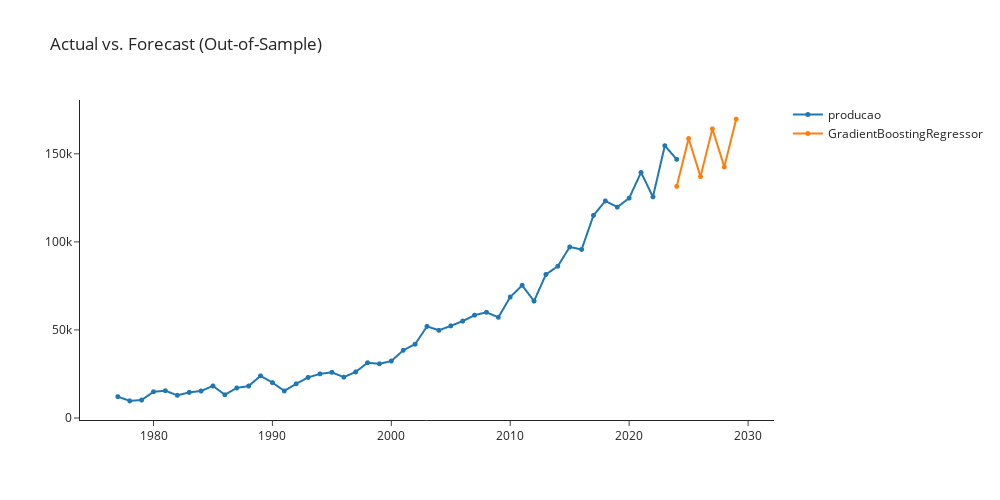

Notebook source saved alongside this figure:
### Markdown cell above
###  gbr_cds_dt

### Code cell
gbr_cds_dt = exp.create_model('gbr_cds_dt')
exp.plot_model(plot = 'decomp',
               data_kwargs = {'type' : 'multiplicative'},
               fig_kwargs = {"height":500,"width":1000,"template": "simple_white","hoverinfo":"none","big_data_threshold":50})
exp.plot_model(estimator = gbr_cds_dt, plot = 'forecast', 
               data_kwargs = {'fh' : 6},
               fig_kwargs = {"height":500,"width":1000,"template": "simple_white","hoverinfo":"none","big_data_threshold":50})

### Figure 1 — Plotly figure (JSON) as saved in the notebook; plotly's stock layout.template omitted (floating-point values rounded to 4 significant figures)
{"data": [{"hoverinfo": "none", "line": {"width": 2}, "marker": {"size": 5}, "mode": "lines+markers", "name": "producao", "type": "scattergl", "x": [1977, 1978, 1979, 1980, 1981, 1982, 1983, 1984, 1985, 1986, 1987, 1988, 1989, 1990, 1991, 1992, 1993, 1994, 1995, 1996, 1997, 1998, 1999, 2000, 2001, 2002, 2003, 2004, 2005, 2006, 2007, 2008, 2009, 2010, 2011, 2012, 2013, 2014, 2015, 2016, 2017, 2018, 2019, 2020, 2021, 2022, 2023, 2024, 2025, 2026, 2027, 2028, 2029], "xaxis": "x", "y": [12145, 9726, 10200, 14890.0, 15480.0, 12890.0, 14530.0, 15340.0, 18210.0, 13210.0, 17070.0, 18127, 23930.0, 20100.0, 15390.0, 19420.0, 23040.0, 25060.0, 25930.0, 23190.0, 26160, 31370.0, 30765, 32340.0, 38430.0, 41920.0, 52020.0, 49790.0, 52300.0, 55030.0, 58390.0, 60020.0, 57170.0, 68690.0, 75320.0, 66383, 81500.0, 86170.0, 97094, 95700.0, 115000.0, 123300.0, 119700.0, 124800.0, 139400.0, 125500.0, 154600.0, 146900.0, null, null, null, null, null], "yaxis": "y"}, {"hoverinfo": "none", "line": {"width": 2}, "marker": {"size": 5}, "mode": "lines+markers", "name": "GradientBoostingRegressor", "type": "scattergl", "x": [1977, 1978, 1979, 1980, 1981, 1982, 1983, 1984, 1985, 1986, 1987, 1988, 1989, 1990, 1991, 1992, 1993, 1994, 1995, 1996, 1997, 1998, 1999, 2000, 2001, 2002, 2003, 2004, 2005, 2006, 2007, 2008, 2009, 2010, 2011, 2012, 2013, 2014, 2015, 2016, 2017, 2018, 2019, 2020, 2021, 2022, 2023, 2024, 2025, 2026, 2027, 2028, 2029], "xaxis": "x", "y": [null, null, null, null, null, null, null, null, null, null, null, null, null, null, null, null, null, null, null, null, null, null, null, null, null, null, null, null, null, null, null, null, null, null, null, null, null, null, null, null, null, null, null, null, null, null, null, 131500.0, 158700.0, 137100.0, 164200.0, 142600.0, 169700.0], "yaxis": "y"}], "layout": {"autosize": false, "height": 500, "showlegend": true, "title": {"text": "Actual vs. Forecast (Out-of-Sample)"}, "width": 1000, "xaxis": {"anchor": "y", "domain": [0, 1]}, "yaxis": {"anchor": "x", "domain": [0, 1]}}}
